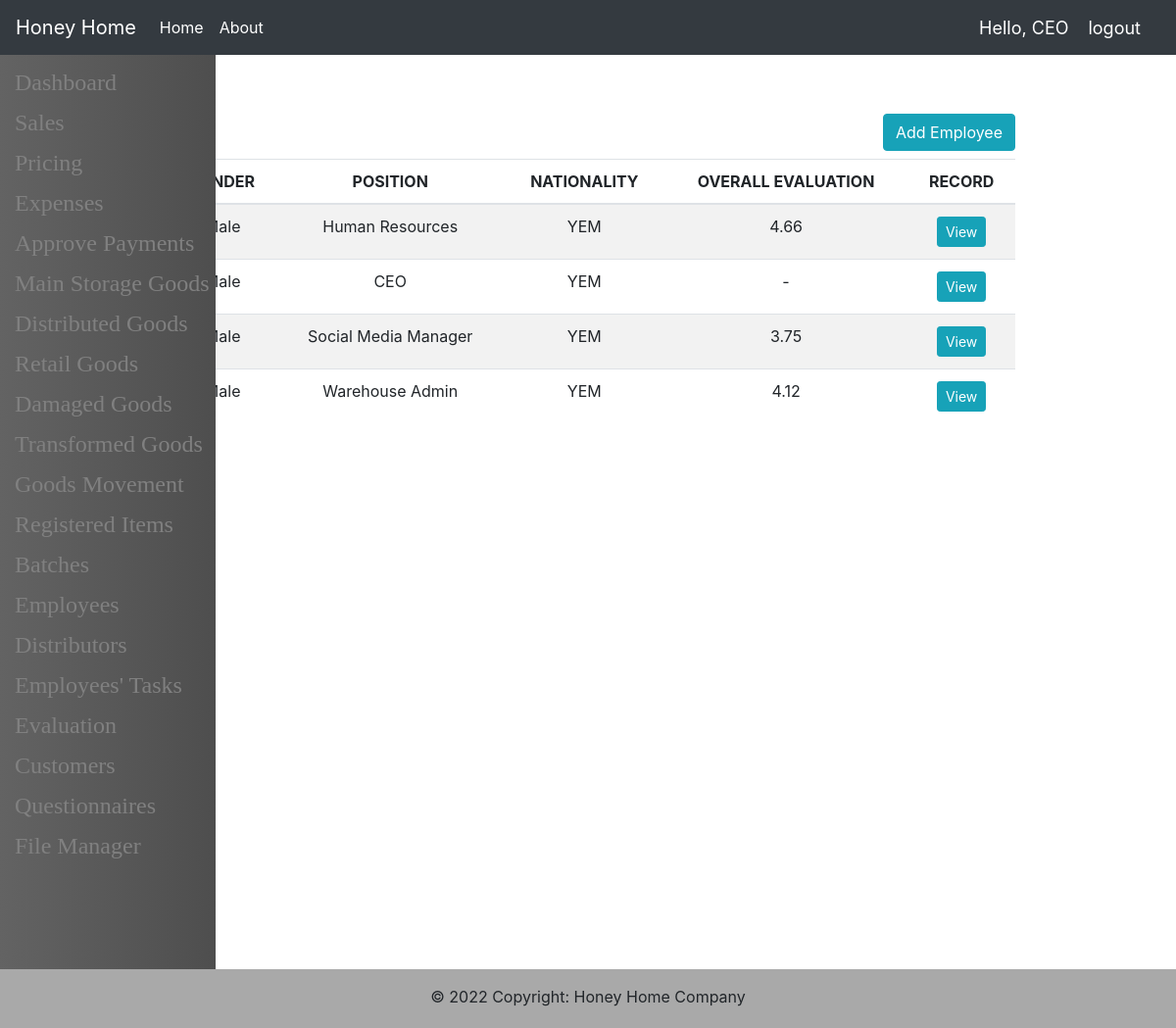
/HumanResources/Employees/ (signed in), run on the app's committed database.
### human_resources/models.py (models this page shows, shortened)
class Employee(models.Model):
    POSITIONS = [
        ('CEO', 'CEO'),
        ('Human Resources', 'Human Resources'),
        ('Warehouse Admin', 'Warehouse Admin'),
        ('Accounting Manager', 'Accounting Manager'),
        ('Social Media Manager', 'Social Media Manager'),
        ('Designer', 'Designer'),
        ('Distributor', 'Distributor')
    ]
    id = models.AutoField(primary_key=True)
    person = models.OneToOneField(Person, on_delete=models.SET_NULL,
                                  null=True, blank=True)
    account = models.OneToOneField(User, on_delete=models.SET_NULL,
                                   null=True, blank=True)
    position = models.CharField(max_length=20, choices=POSITIONS)

class WeeklyRate(models.Model):
    id = models.AutoField(primary_key=True)
    week = models.ForeignKey(Week, on_delete=models.CASCADE)
    employee = models.ForeignKey(Employee, on_delete=models.SET_NULL,
                                 null=True, blank=True)
    rate = models.FloatField()

class Task(models.Model):
    STATUS = [
        ('In-Progress', 'In-Progress'),
        ('On-Time', 'On-Time'),
        ('Late-Submission', 'Late-Submission'),
        ('Overdue', 'Overdue')
    ]
    id = models.AutoField(primary_key=True)
    employee = models.ForeignKey(Employee, on_delete=models.SET_NULL,
                                 null=True, blank=True)
    name = models.CharField(max_length=20)
    description = models.TextField(max_length=500, default="-",
                                   null=True, blank=True)
    status = models.CharField(max_length=20, choices=STATUS, null=True,
                              blank=True, default='In-Progress')
    receiving_date = models.DateTimeField(auto_now_add=True)
    deadline_date = models.DateTimeField(null=True, blank=True)
    submission_date = models.DateTimeField(null=True, blank=True)
    is_rated = models.BooleanField(default=False, null=True, blank=True)

class TaskRate(models.Model):
    id = models.AutoField(primary_key=True)
    task = models.OneToOneField(Task, on_delete=models.CASCADE)
    on_time_rate = models.FloatField()
    rate = models.FloatField()

### main/models.py (models this page shows, shortened)
class Person(models.Model):
    id = models.AutoField(primary_key=True)
    photo = models.ImageField(upload_to='photographs', null=True, blank=True)
    name = models.CharField(max_length=50)
    gender = models.CharField(max_length=10, choices=constant.CHOICES.GENDER,
                              null=True, blank=True)
    nationality = models.CharField(max_length=10, choices=constant.CHOICES.COUNTRY,
                                   null=True, blank=True)
    date_of_birth = models.DateField(null=True, blank=True)
    address = models.CharField(max_length=255, null=True, blank=True)
    contacting_email = models.CharField(max_length=50, null=True, blank=True)
    phone_number = models.CharField(max_length=20, null=True, blank=True)
    register_date = models.DateField(auto_now_add=True)

### human_resources/views.py (the view)
# urls.py: path('Employees/', hr_views.EmployeesPage, name="EmployeesPage-CEO"),
def EmployeesPage(request):
    Employees = Employee.objects.all().order_by(Lower('person__name'))
    context = {'Employees': Employees, 'base': base(request),
               'EmployeeTasks': EmployeeTasks(request)}
    template = 'human_resources/employees.html'
    return render(request, template, context)

### human_resources/templatetags/hr_tags.py (called while the page is built)
@register.simple_tag
def getAllTimeEvaluation(pk: int) -> float:
    return allTimeEvaluation(pk)

### main/utils.py (called while the page is built)
def getRequesterRole(request) -> str:
    return request.user.groups.all()[0].name

def getUserBaseTemplate(request) -> str:
    Role: str = getRequesterRole(request)
    base: str = ''
    for i in Role.split(' '):
        base += i.lower()
        if Role.split(' ')[-1] != i:
            base += '_'
    base += '/base.html'
    return base

def getEmployeesTasks(request) -> QuerySet:
    employee = Employee.objects.get(account=request.user)
    Tasks = Task.objects.filter(~Q(status="Late-Submission") &
                                ~Q(status="On-Time"), employee=employee)
    return Tasks

### templates/human_resources/employees.html (shortened to what this page needs)
{% extends base %}
{% block content %}
{% load hr_tags %}
<div style="float: right;">
    <td><a id="button" class="btn btn-xs btn-info" href="{% if user.groups.all.0.name == "CEO" %}
              {% url 'AddEmployeePage-CEO' %}
              {% else %}
              {% url 'AddEmployeePage' %}
              {% endif %}">Add Employee</a></td>
</div>
<h2>Employees</h2>
<table style="text-align:center;" class="table table-striped">
    <thead>
        <tr>
            <th scope="col">NO.</th>
            <th scope="col">NAME</th>
            <th scope="col">GENDER</th>
            <th scope="col">POSITION</th>
            <th scope="col">NATIONALITY</th>
            <th scope="col">OVERALL EVALUATION</th>
            <th scope="col">RECORD</th>
        </tr>
    </thead>
    <tbody>
        {% for employee in Employees %}
        <tr>
            <td>{{ forloop.counter }}</td>
            <td>{{ employee.person.name }}</td>
            <td>{{ employee.person.gender }}</td>
            <td>{{ employee.position }}</td>
            <td>{{ employee.person.nationality }}</td>
            <td>{% if employee.position == "CEO" %} - {% else %}{% getAllTimeEvaluation employee.id %}{% endif %}</td>
            <td>
                {% if employee.position == "CEO" %}
                    {% if request.user.groups.all.0.name == "CEO" %}
                    <a class="btn btn-sm btn-info" href="{% url 'EmployeePage-CEO' employee.id %}">View</a>
                    {% else %}
                    <a class="btn btn-sm btn-secondary" style="pointer-events: none;">View</a>
                    {% endif %}
                {% else %}
                    {% if request.user.groups.all.0.name == "CEO" %}
                    <a class="btn btn-sm btn-info" href="{% url 'EmployeePage-CEO' employee.id %}">View</a>
                    {% else %}
                    <a class="btn btn-sm btn-info" href="{% url 'EmployeePage' employee.id %}">View</a>
                    {% endif %}
                {% endif %}
            </td>
        </tr>
        {% endfor %}
    </tbody>
</table>
{% endblock %}

### templates/ceo/base.html (shortened to what this page needs)
<!DOCTYPE html>
<html lang="en">
<head>
    <link rel="stylesheet" href="https://cdn.jsdelivr.net/npm/bootstrap@4.4.1/dist/css/bootstrap.min.css">
</head>
<body>
    {% include 'navbar.html' %}
    <div class="float-container">
        <div class="float-child1">
            <div>
                <nav class="n">
                    <div style="margin-left: 10px;">
                        <p style="margin-bottom: 5px; margin-top: 10px;"><a class="side-nave-item" href="{% url 'CEODashboard' %}">Dashboard</a></p>
                        <p style="margin-bottom: 5px;"><a class="side-nave-item" href="{% url 'SalesPage' %}">Sales</a></p>
                        <p style="margin-bottom: 5px;"><a class="side-nave-item" href="{% url 'PricingPage' %}">Pricing</a></p>
                        <p style="margin-bottom: 5px;"><a class="side-nave-item" href="{% url 'ExpensesPage' %}">Expenses</a></p>
                        <p style="margin-bottom: 5px;"><a class="side-nave-item" href="{% url 'ApprovePaymentsPage' %}">Approve Payments</a></p>
                        <p style="margin-bottom: 5px;"><a class="side-nave-item" href="{% url 'MainStorageGoodsPage' %}">Main Storage Goods</a></p>
                        <p style="margin-bottom: 5px;"><a class="side-nave-item" href="{% url 'DistributedGoodsPage' %}">Distributed Goods</a></p>
                        <p style="margin-bottom: 5px;"><a class="side-nave-item" href="{% url 'RetailGoodsPage' %}">Retail Goods</a></p>
                        <p style="margin-bottom: 5px;"><a class="side-nave-item" href="{% url 'DamagedGoodsPage' %}">Damaged Goods</a></p>
                        <p style="margin-bottom: 5px;"><a class="side-nave-item" href="{% url 'TransformedGoodsPage' %}">Transformed Goods</a></p>
                        <p style="margin-bottom: 5px;"><a class="side-nave-item" href="{% url 'GoodsMovementPage' %}">Goods Movement</a></p>
                        <p style="margin-bottom: 5px;"><a class="side-nave-item" href="{% url 'RegisteredItemsPage' %}">Registered Items</a></p>
                        <p style="margin-bottom: 5px;"><a class="side-nave-item" href="{% url 'BatchesPage' %}">Batches</a></p>
                        <p style="margin-bottom: 5px;"><a class="side-nave-item" href="{% url 'EmployeesPage-CEO' %}">Employees</a></p>
                        <p style="margin-bottom: 5px;"><a class="side-nave-item" href="{% url 'DistributorsPage-CEO' %}">Distributors</a></p>
                        <p style="margin-bottom: 5px;"><a class="side-nave-item" href="{% url 'TasksPage-CEO' %}">Employees' Tasks</a></p>
                        <p style="margin-bottom: 5px;"><a class="side-nave-item" href="{% url 'EvaluationPage-CEO' %}">Evaluation</a></p>
                        <p style="margin-bottom: 5px;"><a class="side-nave-item" href="{% url 'CustomersPage' %}">Customers</a></p>
                        <p style="margin-bottom: 5px;"><a class="side-nave-item" href="{% url 'QuestionnairesPage' %}">Questionnaires</a></p>
                        <p style="margin-bottom: 5px;"><a class="side-nave-item" href="">File Manager</a></p>
                    </div>
                </nav>
            </div>
        </div>
        <div class="float-child2">
            <div style="margin: auto;">
                {% block content %}{% endblock %}
            </div>
        </div>
    </div>
    {% include 'footer.html' %}
</body>
</html>

### templates/navbar.html (shortened to what this page needs)
<nav class="navbar navbar-expand-lg navbar-dark bg-dark">
  <a class="navbar-brand">Honey Home</a>
  <div class="collapse navbar-collapse" id="navbarNavAltMarkup">
    <div class="navbar-nav">
      <a class="nav-item nav-link active" href="{% url 'Index' %}">Home</a>
      <a class="nav-item nav-link active" href="{% url 'About' %}">About</a>
    </div>
  </div>
  {% if request.user.is_authenticated %}
    <span class='hellomessage'>Hello, {{request.user}}</span>
    <span ><a class='logout' href="{% url 'Logout' %}">logout</a></span>
  {% endif %}
</nav>

### templates/footer.html (shortened to what this page needs)
<footer class="f">
    <div class="footer-copyright text-center py-3">© 2022 Copyright:
      <span>Honey Home Company</span>
    </div>
</footer>

### templates/ceo/base.html (style rules this page uses)
.float-container { height: 100%; }
.float-child1 { width: 220px; float: left; padding: 20px; }
.float-child2 { width: 88%; float: left; margin: auto; padding: 20px; }
.side-nave-item { font-size: 24px; color: gray; padding: 5px; text-decoration: none; }
.n { background: linear-gradient(to right, #636363, #4e4e4e); position: absolute; height: 100%; left: 0px; top: 56px; bottom: 0px; width: 220px; font-family: BloggerSans; font-size: 1.5em; }

### templates/navbar.html (style rules this page uses)
.hellomessage, .logout { color: #fff; text-align: left; font-size: 18px; margin-right: 20px; text-decoration: none; }

### templates/footer.html (style rules this page uses)
.f { position:fixed; bottom:0; width:100%; height:60px; background: darkgray; }

### data on the page
Employee: person.gender "Male", position "Human Resources", person.nationality "YEM", id.on_time_rate "4.66", shows "View"
Employee: person.name "Ibra", person.gender "Male", position "CEO", person.nationality "YEM", shows "View"
Employee: person.name "Jamal", person.gender "Male", position "Social Media Manager", person.nationality "YEM", id.on_time_rate "3.75", shows "View"
Employee: person.name "Shad", person.gender "Male", position "Warehouse Admin", person.nationality "YEM", id.on_time_rate "4.12", shows "View"

### other printed values
{{ request.user }} "CEO"
